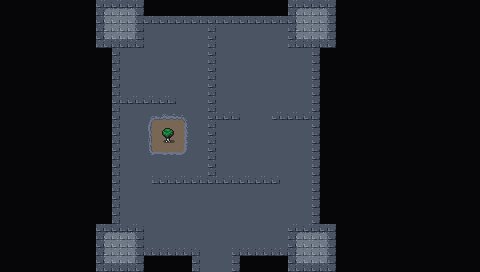

The image is a tile-based game level rendered from a .tmx file. Its description and source (layers, tilesets, objects; grid data summarised) follow:
An orthogonal 30x17 tile map with 16x16 px tiles, 4 tile layers (Collision, Background, Walls, Clutter), 2 tilesets and 8 objects.

<map version="1.10" tiledversion="1.10.1" orientation="orthogonal" renderorder="right-down" width="30" height="17" tilewidth="16" tileheight="16" infinite="0" nextlayerid="8" nextobjectid="60">
 <editorsettings>
  <export target="wastetown..tmx" format="tmx" />
 </editorsettings>
 <tileset firstgid="1" source="../../tileset/main.tsx" />
 <tileset firstgid="10113" source="../../tileset/buildings.tsx" />
 <layer id="6" name="Collision" width="30" height="17">
  <data>[510 cells, 401 non-empty, 13 distinct tile ids]</data>
 </layer>
 <layer id="1" name="Background" width="30" height="17">
  <data>[510 cells, 510 non-empty, 4 distinct tile ids]</data>
 </layer>
 <layer id="2" name="Walls" width="30" height="17">
  <data>[510 cells, 109 non-empty, 25 distinct tile ids]</data>
 </layer>
 <layer id="3" name="Clutter" width="30" height="17">
  <properties>
   <property name="spriteLayer" type="bool" value="true" />
  </properties>
  <data>[510 cells, 1 non-empty, 1 distinct tile ids]</data>
 </layer>
 <objectgroup id="4" name="Objects">
  <object id="38" template="../../obj/entry_up.tx" x="192" y="281" width="48" height="16">
   <properties>
    <property name="teleport" value="" />
   </properties>
  </object>
  <object id="48" template="../../obj/treasure.tx" x="123.008" y="77.5467" />
  <object id="50" template="../../obj/enemy.tx" x="285.73" y="185.228">
   <properties>
    <property name="enemy" value="Dino" />
   </properties>
  </object>
  <object id="51" template="../../obj/treasure.tx" x="217.273" y="156.244" />
  <object id="53" template="../../obj/enemy.tx" x="246.158" y="113.19">
   <properties>
    <property name="enemy" value="Elf warrior" />
   </properties>
  </object>
  <object id="55" template="../../obj/enemy.tx" x="181.601" y="96.6793">
   <properties>
    <property name="enemy" value="Elf warrior" />
   </properties>
  </object>
  <object id="56" template="../../obj/gold.tx" x="295.426" y="83.2723" />
  <object id="59" template="../../obj/enemy.tx" x="130.333" y="174">
   <properties>
    <property name="enemy" value="Spider" />
   </properties>
  </object>
 </objectgroup>
</map>
